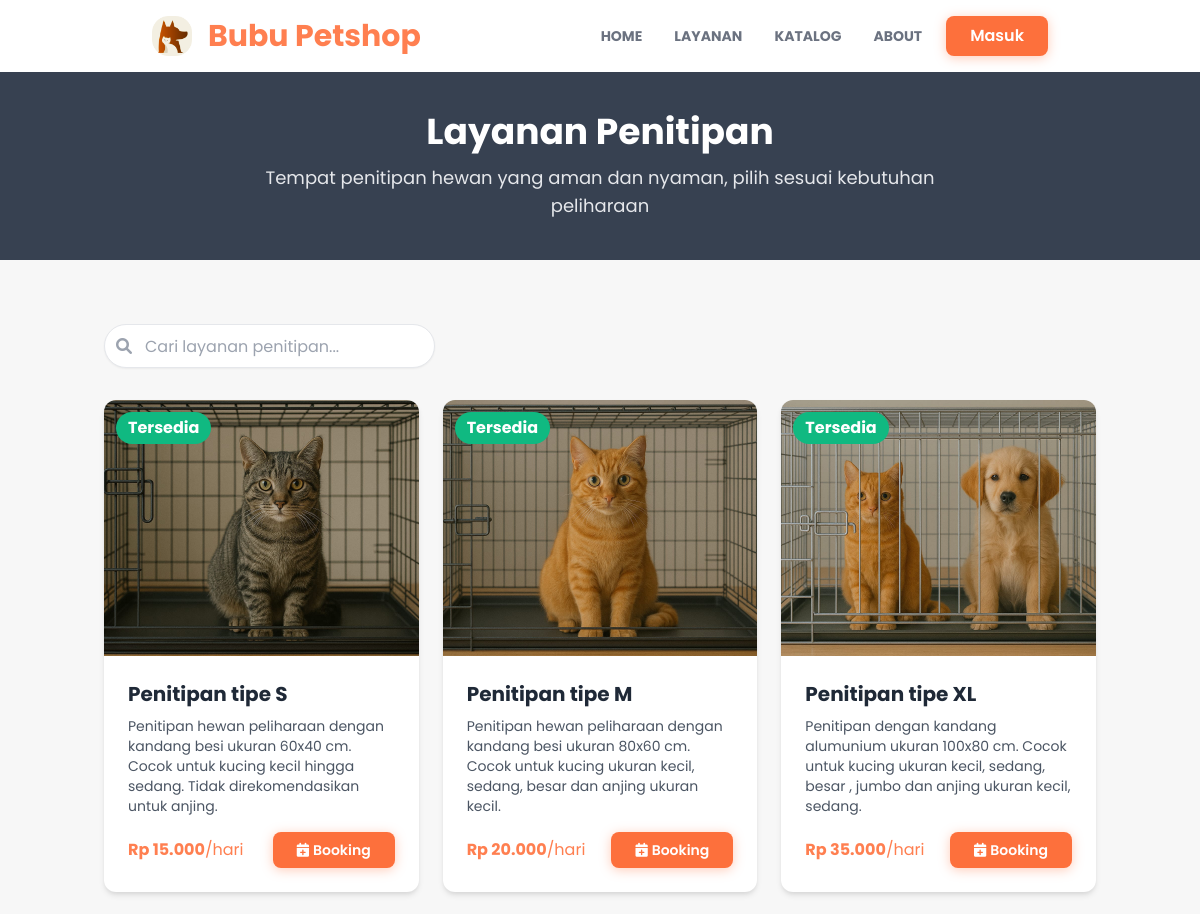
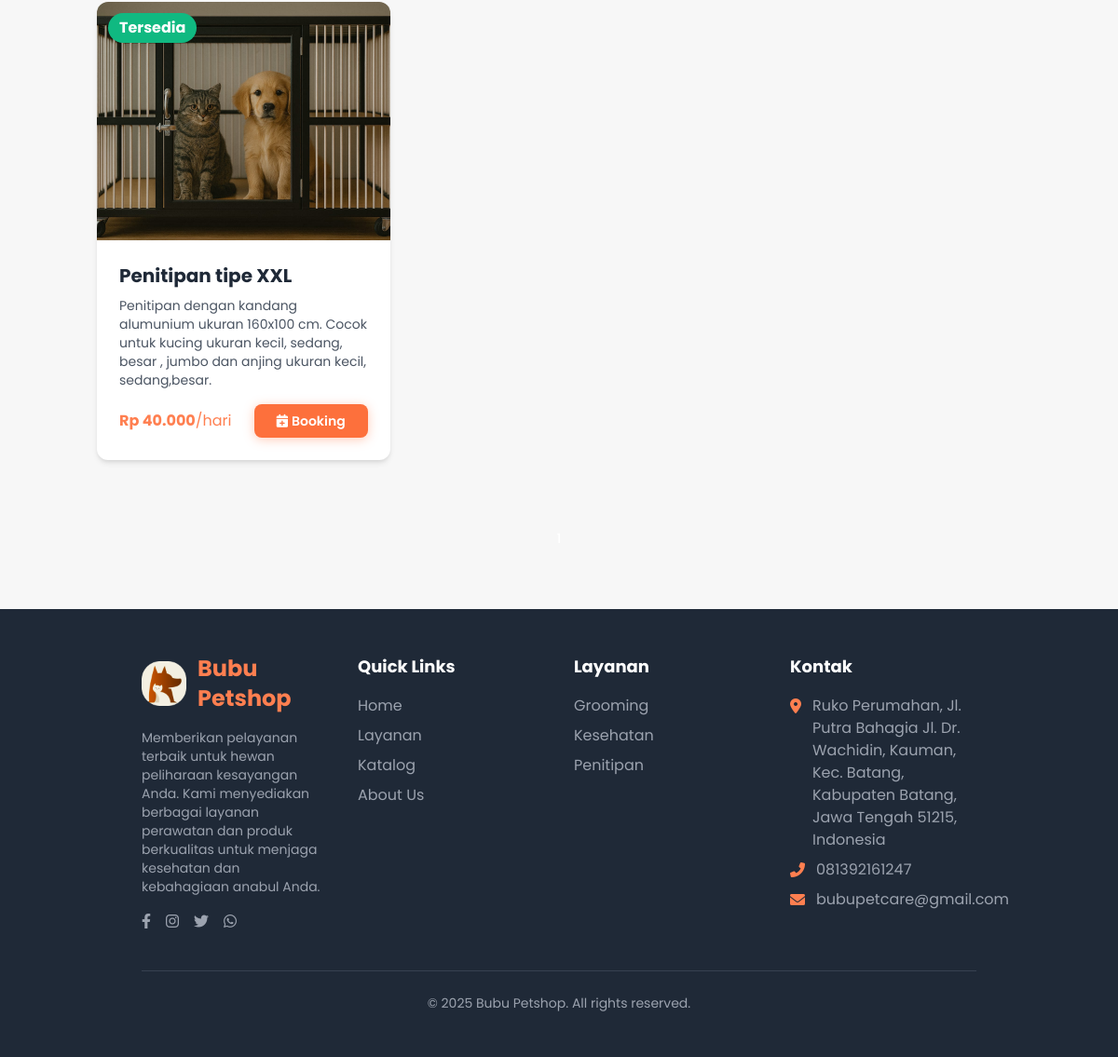
The page /layanan/penitipan on the database its author committed (2 pictures, top to bottom).
### detailpetcare/models.py (models this page shows, shortened)
class DetailPetcare(models.Model):
    id = models.AutoField(primary_key=True)
    nama_petcare = models.CharField(max_length=50)
    tlp_petcare = models.CharField(max_length=20)
    email_petcare = models.CharField(max_length=100)
    alamat_petcare = models.TextField(blank=True, null=True)
    maps_petcare = models.CharField(max_length=1000, blank=True, null=True)
    deskripsi_petcare = models.TextField(blank=True, null=True)
    rekening_petcare = models.CharField(max_length=100, blank=True, null=True)
    pemilik_rekening = models.CharField(max_length=100, blank=True, null=True)
    nama_bank = models.CharField(max_length=100, blank=True, null=True)
    class Meta:
        db_table = 'detail_petcare'
        verbose_name_plural = "Detail Petcare"

### layanan/models.py (models this page shows, shortened)
class LayananPenitipan(models.Model):
    id_penitipan = models.AutoField(primary_key=True)
    jenis_penitipan = models.CharField(max_length=100)
    harga_penitipan = models.DecimalField(max_digits=8, decimal_places=2)
    kapasitas_penitipan = models.IntegerField()
    deskripsi_penitipan = models.TextField()
    foto_penitipan = models.ImageField(upload_to=layanan_image_upload_path, blank=True, null=True)
    class Meta:
        db_table = 'layanan_penitipan'
        verbose_name_plural = "Layanan Penitipan"

### layanan/views.py (the view)
# urls.py: path("penitipan", views.layanan_penitipan, name="layanan_penitipan"),
def layanan_penitipan(request):
    penitipan_services = LayananPenitipan.objects.all()
    context = {
        'title': "Layanan Penitipan",
        'penitipan_services': penitipan_services,
    }
    return render(request, 'layanan/penitipan.html', context)

### user/context_processors.py (called while the page is built)
def detail_petcare(request):
    try:
        detail = DetailPetcare.objects.first()
    except Exception:
        detail = None
    return {'detail_petcare': detail}

def current_route(request):
    match = request.resolver_match
    return {
        'namespace': match.namespace if match else '',
        'url_name': match.url_name if match else ''
    }

### templates/layanan/penitipan.html (shortened to what this page needs)
{% extends "base.html" %}{% load static %}
{% load humanize %}
{% block content %}
<div class="bg-gray-700 py-10 px-4 relative">
  <div class="container mx-auto text-center">
    <h1 class="text-2xl sm:text-3xl md:text-4xl font-bold text-white mb-3 leading-tight">
      Layanan Penitipan
    </h1>
    <p class="text-sm sm:text-base md:text-lg text-gray-200 max-w-2xl mx-auto leading-relaxed">
      Tempat penitipan hewan yang aman dan nyaman, pilih sesuai kebutuhan peliharaan
    </p>
  </div>
</div>
<section class="py-16">
  <div class="container mx-auto px-4">
    <div class="flex flex-col md:flex-row justify-between items-center mb-8">
      <div class="w-full md:w-1/3 mb-4 md:mb-0">
        <div class="search-container">
          <input type="text" id="service-search" class="search-input" placeholder="Cari layanan penitipan...">
        </div>
      </div>
    </div>
    <div
      class="grid grid-cols-1 xs:grid-cols-1 sm:grid-cols-2 lg:grid-cols-3 xl:grid-cols-4 gap-3 sm:gap-4 md:gap-6 mb-10"
      id="service-grid">
      {% for service in penitipan_services %}
      <div class="service-card group">
        <div class="bg-white rounded-xl overflow-hidden shadow-md hover:shadow-xl transition-all duration-300">
          <div class="relative">
            {% if service.kapasitas_penitipan > 0 %}
            <span
              class="absolute top-2 left-2 md:top-3 md:left-3 z-10 bg-green-500 text-white text-[10px] xs:text-xs font-bold px-2 py-0.5 md:px-3 md:py-1 rounded-full">Tersedia</span>
            {% else %}
            <span
              class="absolute top-2 left-2 md:top-3 md:left-3 z-10 bg-red-500 text-white text-[10px] xs:text-xs font-bold px-2 py-0.5 md:px-3 md:py-1 rounded-full">Penuh</span>
            {% endif %}
            <div class="relative overflow-hidden">
              {% if service.foto_penitipan %}
              <img src="{{ service.foto_penitipan.url }}" alt="{{ service.jenis_penitipan }}"
                class="w-full h-36 sm:h-48 md:h-56 lg:h-64 object-cover transform group-hover:scale-105 transition-transform duration-300 {% if service.kapasitas_penitipan == 0 %}opacity-70{% endif %}" />
              {% else %}
              <div class="w-full h-36 sm:h-48 md:h-56 lg:h-64 bg-orange-100 flex items-center justify-center">
                <i class="fas fa-home text-orange-300 text-3xl md:text-5xl"></i>
              </div>
              {% endif %}
            </div>
          </div>
          <div class="p-3 xs:p-4 md:p-6">
            <h3 class="text-sm xs:text-base md:text-lg lg:text-xl font-bold text-gray-800 mb-1 md:mb-2 line-clamp-2">
              {{ service.jenis_penitipan }}
            </h3>
            <p class="text-xs md:text-sm text-gray-600 mb-2 md:mb-4 line-clamp-2 sm:line-clamp-3">
              {{ service.deskripsi_penitipan }}</p>
            <div class="flex xs:flex-col md:flex-row justify-between items-center mt-2 md:mt-4">
              <p class="text-md font-bold text-orange-theme">
                Rp {{ service.harga_penitipan|floatformat:0|intcomma }}<span class="text-[10px] xs:text-xs font-normal">/hari</span>
              </p>
              {% if service.kapasitas_penitipan > 0 %}
              <a href="{% url 'bookinglayanan:tambah_booking' %}?tipe=sitting&id={{ service.id_penitipan }}"
                class="bg-orange-500 btn-modern hover:bg-orange-600 text-white text-[10px] xs:text-xs md:text-sm font-medium rounded-md px-2 py-1 xs:px-2.5 md:px-3 md:py-1.5 flex items-center transition duration-300">
                <i class="fas fa-calendar-plus mr-1"></i>Booking
              </a>
              {% else %}
              <span class="text-red-500 text-[10px] xs:text-xs md:text-sm font-medium">Tidak Tersedia</span>
              {% endif %}
            </div>
          </div>
        </div>
      </div>
      {% endfor %}
    </div>
    <div class="flex justify-center mt-10">
      <ul class="pagination" id="pagination">
      </ul>
    </div>
  </div>
</section>
{% endblock content %}

### templates/snippets/navbar.html (shortened to what this page needs)
{% load static %}
<nav id="navbar" class="bg-white py-4 shadow-md transition-all duration-300 ease-in-out">
  <div class="container mx-auto px-8 md:px-16 flex items-center">
    <a href="{% url 'home:index' %}" class="flex items-center flex-shrink-0">
      <img src="{% static 'base-img/icon.png' %}" alt="Bubu Petshop Logo" class="w-8 md:w-10 mr-2 md:mr-4" />
      <span class="text-xl md:text-3xl font-bold text-orange-theme rounded-md">{{ detail_petcare.nama_petcare }}</span>
    </a>
    <div id="navbar-menu" class="navbar-menu hidden lg:flex lg:items-center lg:w-auto w-full">
      <div class="text-sm lg:flex lg:mr-4">
        <a href="{% url 'home:index' %}"
          class="block mt-4 lg:inline-block lg:mt-0 text-gray-500 font-bold uppercase hover-text-orange-theme mr-4 p-2 rounded-md transition-colors duration-200 {% if namespace == 'home' %}text-orange-theme{% endif %}">HOME</a>
        <a href="{% url 'home:index' %}#layanan"
          class="block mt-4 lg:inline-block lg:mt-0 text-gray-500 font-bold uppercase hover-text-orange-theme mr-4 p-2 rounded-md transition-colors duration-200">LAYANAN
          <a href="{% url 'home:index' %}#katalog"
            class="block mt-4 lg:inline-block lg:mt-0 text-gray-500 font-bold uppercase hover-text-orange-theme mr-4 p-2 rounded-md transition-colors duration-200">KATALOG</a>
          <a href="{% url 'home:index' %}#about"
            class="block mt-4 lg:inline-block lg:mt-0 text-gray-500 font-bold uppercase hover-text-orange-theme p-2 rounded-md transition-colors duration-200">ABOUT</a>
      </div>
      <div id="auth-section" class="user-auth-section w-full lg:w-auto flex justify-center items-center mt-4 lg:mt-0">
        {% if not user.is_authenticated %}
        <a href="{% url 'user:login' %}" class="btn-modern">
          Masuk
        </a>
        {% endif %}
      </div>
    </div>
  </div>
</nav>

### templates/snippets/footer.html
{% load static %}
<footer class="bg-gray-800 text-white py-12">
  <div class="container mx-auto px-4 md:px-8 lg:px-16">
    <div class="grid grid-cols-1 md:grid-cols-2 lg:grid-cols-4 gap-8">
      <div class="col-span-1 md:col-span-2 lg:col-span-1">
        <div class="flex items-center mb-4">
          <img src="{% static 'base-img/icon.png' %}" alt="Bubu Petshop Logo" class="w-12 mr-3">
          <span class="text-2xl font-bold text-orange-theme">{{ detail_petcare.nama_petcare }}</span>
        </div>
        <p class="text-sm text-gray-400 mb-4">
          Memberikan pelayanan terbaik untuk hewan peliharaan kesayangan Anda. Kami menyediakan berbagai layanan
          perawatan dan produk berkualitas untuk menjaga kesehatan dan kebahagiaan anabul Anda.
        </p>
        <div class="flex space-x-4">
          <a href="#" class="text-gray-400 hover:text-orange-theme transition-colors duration-300">
            <i class="fab fa-facebook-f"></i>
          </a>
          <a href="#" class="text-gray-400 hover:text-orange-theme transition-colors duration-300">
            <i class="fab fa-instagram"></i>
          </a>
          <a href="#" class="text-gray-400 hover:text-orange-theme transition-colors duration-300">
            <i class="fab fa-twitter"></i>
          </a>
          <a href="#" class="text-gray-400 hover:text-orange-theme transition-colors duration-300">
            <i class="fab fa-whatsapp"></i>
          </a>
        </div>
      </div>
      <div>
        <h3 class="text-lg font-bold mb-4 text-white">Quick Links</h3>
        <ul class="space-y-2">
          <li><a href="{% url 'home:index' %}"
              class="text-gray-400 hover:text-orange-theme transition-colors duration-300">Home</a>
          </li>
          <li><a href="{% url 'home:index' %}#layanan"
              class="text-gray-400 hover:text-orange-theme transition-colors duration-300">Layanan</a>
          </li>
          <li><a href="{% url 'home:index' %}#katalog"
              class="text-gray-400 hover:text-orange-theme transition-colors duration-300">Katalog</a>
          </li>
          <li><a href="{% url 'home:index' %}#about"
              class="text-gray-400 hover:text-orange-theme transition-colors duration-300">About Us</a>
          </li>
        </ul>
      </div>
      <div>
        <h3 class="text-lg font-bold mb-4 text-white">Layanan</h3>
        <ul class="space-y-2">
          <li><a href="{% url 'bookinglayanan:index' %}"
              class="text-gray-400 hover:text-orange-theme transition-colors duration-300">Grooming</a></li>
          <li><a href="{% url 'bookinglayanan:index' %}"
              class="text-gray-400 hover:text-orange-theme transition-colors duration-300">Kesehatan</a></li>
          <li><a href="{% url 'bookinglayanan:index' %}"
              class="text-gray-400 hover:text-orange-theme transition-colors duration-300">Penitipan</a></li>
        </ul>
      </div>
      <div>
        <h3 class="text-lg font-bold mb-4 text-white">Kontak</h3>
        <ul class="space-y-2">
          <li class="flex items-start">
            <i class="fas fa-map-marker-alt text-orange-theme mt-1 mr-3"></i>
            <span class="text-gray-400">{{detail_petcare.alamat_petcare}}</span>
          </li>
          <li class="flex items-center">
            <i class="fas fa-phone-alt text-orange-theme mr-3"></i>
            <span class="text-gray-400">{{ detail_petcare.tlp_petcare }}</span>
          </li>
          <li class="flex items-center">
            <i class="fas fa-envelope text-orange-theme mr-3"></i>
            <span class="text-gray-400">{{ detail_petcare.email_petcare }}</span>
          </li>
        </ul>
      </div>
    </div>
    <div class="border-t border-gray-700 mt-10 pt-6 text-center text-gray-400 text-sm">
      <p>&copy; 2025 Bubu Petshop. All rights reserved.</p>
    </div>
  </div>
</footer>

### static/css/style.css (style rules this page uses)
html { scroll-behavior: smooth; }
body { font-family: 'Poppins', sans-serif; background-color: #f7f7f7; overflow-x: hidden; }
.text-orange-theme { color: #FF7F50; }
.btn-modern { background-color: #fd703c; color: white; font-weight: 600; padding: 0.5rem 1.5rem; border-radius: 0.5rem; box-shadow: 0 2px 12px rgba(255, 127, 80, 0.4); transition: all 0.3s ease; border: none; outline: none; position: relative; overflow: hidden; cursor: pointer; display: inline-block; text-align: center; white-space: nowrap; }
.pagination { display: flex; justify-content: center; margin-top: 2rem; padding: 0; list-style: none; }
.search-container { position: relative; }
.search-input { padding-left: 2.5rem; padding-right: 1rem; height: 2.75rem; border-radius: 9999px; width: 100%; border: 1px solid #e5e7eb; box-shadow: 0 1px 2px rgba(0, 0, 0, 0.05); }

### rows shown on the page
DetailPetcare: nama_petcare "Bubu Petshop", alamat_petcare "Ruko Perumahan, Jl. Putra Bahagia Jl. Dr. Wachidin, Kauman, Kec. Batang, Kabupaten Batang, Jawa Tengah 51215, Indonesia", tlp_petcare "081392161247", email_petcare "bubupetcare@gmail.com"
LayananPenitipan: kapasitas_penitipan "Tersedia", foto_penitipan (picture), jenis_penitipan "Penitipan tipe S", deskripsi_penitipan "Penitipan hewan peliharaan dengan kandang besi ukuran 60x40 cm. Cocok untuk kucing kecil hingga sedang. Tidak direkomendasikan untuk anjing.", harga_penitipan "15.000"
LayananPenitipan: kapasitas_penitipan "Tersedia", foto_penitipan (picture), jenis_penitipan "Penitipan tipe M", deskripsi_penitipan "Penitipan hewan peliharaan dengan kandang besi ukuran 80x60 cm. Cocok untuk kucing ukuran kecil, sedang, besar dan anjing ukuran kecil.", harga_penitipan "20.000"
LayananPenitipan: kapasitas_penitipan "Tersedia", foto_penitipan (picture), jenis_penitipan "Penitipan tipe XL", deskripsi_penitipan "Penitipan dengan kandang alumunium ukuran 100x80 cm. Cocok untuk kucing ukuran kecil, sedang, besar , jumbo dan anjing ukuran kecil, sedang.", harga_penitipan "35.000"
LayananPenitipan: kapasitas_penitipan "Tersedia", foto_penitipan (picture), jenis_penitipan "Penitipan tipe XXL", deskripsi_penitipan "Penitipan dengan kandang alumunium ukuran 160x100 cm. Cocok untuk kucing ukuran kecil, sedang, besar , jumbo dan anjing ukuran kecil, sedang,besar.", harga_penitipan "40.000"
